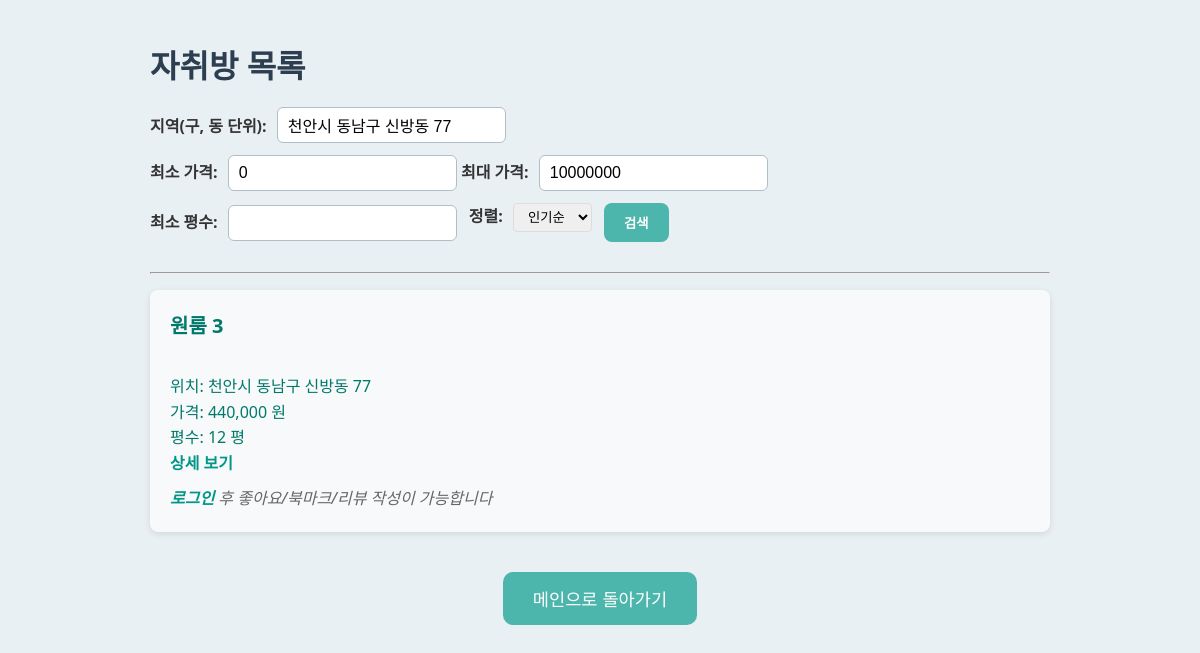
The page /test.php?location=천안시 동남구 신방동 77 on the database its author committed.
### tables this page shows
CREATE TABLE Room (
    room_id INT AUTO_INCREMENT PRIMARY KEY,                      
    user_id INT NOT NULL,                                        
    room_name VARCHAR(100) NOT NULL,                             
    location VARCHAR(255),                                       
    price DECIMAL(10, 2),                                        
    size FLOAT,                                                  
    image_path TEXT,                                             
    created_at DATETIME DEFAULT CURRENT_TIMESTAMP,               
    description TEXT,                                            
    FOREIGN KEY (user_id) REFERENCES User(user_id) ON DELETE CASCADE  
);

### test.php (the view, shortened to what this page needs)
<?php
include 'db.php';
$order = $_GET['order'] ?? 'popular';
$location = $_GET['location'] ?? '';
$min_price = $_GET['min_price'] ?? 0;
$max_price = $_GET['max_price'] ?? 10000000;
$size = $_GET['size'] ?? '';
$sql = "SELECT r.*, COUNT(l.user_id) AS like_count
        FROM Room r
        LEFT JOIN Likes l ON r.room_id = l.room_id
        WHERE r.price BETWEEN ? AND ?";
$params = [$min_price, $max_price];
$types = "ii";
if (!empty($location)) {
    $sql .= " AND r.location LIKE ?";
    $params[] = "%$location%";
    $types .= "s";
}
$sql .= " GROUP BY r.room_id
          ORDER BY " . ($order === 'recent'
              ? "r.created_at DESC"
              : "like_count DESC, r.created_at DESC");
$stmt = $conn->prepare($sql);
$stmt->bind_param($types, ...$params);
$stmt->execute();
$result = $stmt->get_result();
?>
<!DOCTYPE html>
<html lang="ko">
<head>
    <link rel="stylesheet" href="css/room_list.css">
</head>
<body>
<h1>자취방 목록</h1>
<form method="get" action="">
    <div class="form-group">
        <label for="location">지역(구, 동 단위):</label>
        <input type="text" id="location" name="location" value="<?php echo htmlspecialchars($location); ?>">
    </div>
    <div class="form-group">
        <label for="min_price">최소 가격:</label>
        <input type="number" id="min_price" name="min_price" value="<?php echo htmlspecialchars($min_price); ?>">
        <label for="max_price">최대 가격:</label>
        <input type="number" id="max_price" name="max_price" value="<?php echo htmlspecialchars($max_price); ?>">
    </div>
    <div class="form-group">
        <label for="size">최소 평수:</label>
        <input type="number" id="size" name="size" step="1" value="<?php echo htmlspecialchars($size); ?>">
    </div>
    <div class="sort-section">
        <label for="order">정렬:</label>
        <select name="order" id="order">
            <option value="popular" <?= $order === 'popular' ? 'selected' : '' ?>>인기순</option>
        </select>
    </div>
    <button type="submit">검색</button>
</form>
<hr>
<?php if ($result->num_rows > 0): ?>
    <ul style="list-style: none; padding: 0;">
    <?php while ($row = $result->fetch_assoc()): ?>
        <li class="room-item">
            <strong><?php echo htmlspecialchars($row['room_name']); ?></strong>
            <span style="color:#00796b;"❤️ <?= $row['like_count'] ?></span>
            <br>
            위치: <?php echo htmlspecialchars($row['location']); ?><br>
            가격: <?php echo number_format($row['price']); ?> 원<br>
            평수: <?php echo htmlspecialchars($row['size']); ?> 평<br>
            <div class="room-actions">
                <a href="room_detail.php?room_id=<?php echo $row['room_id']; ?>" class="btn-detail">상세 보기</a>
                <?php if (isset($_SESSION['user_id'])): ?>
                    <?php
                    $check_like = $conn->prepare("SELECT 1 FROM Likes WHERE user_id = ? AND room_id = ?");
                    $check_like->bind_param("ii", $_SESSION['user_id'], $row['room_id']);
                    $check_like->execute();
                    $is_liked = $check_like->get_result()->num_rows > 0;
                    $check_like->close();
                    ?>
                    <form method="post" action="like_toggle.php">
                        <input type="hidden" name="csrf_token" value="<?= $_SESSION['csrf_token'] ?>">
                        <input type="hidden" name="room_id" value="<?= $row['room_id'] ?>">
                        <button type="submit" name="action" value="<?= $is_liked ? 'unlike' : 'like' ?>" class="btn-like">
                            <?= $is_liked ? '❤️' : '🤍' ?>
                        </button>
                    </form>
                    <?php
                    $check_bookmark = $conn->prepare("SELECT 1 FROM Bookmark WHERE user_id = ? AND room_id = ?");
                    $check_bookmark->bind_param("ii", $_SESSION['user_id'], $row['room_id']);
                    $check_bookmark->execute();
                    $is_bookmarked = $check_bookmark->get_result()->num_rows > 0;
                    $check_bookmark->close();
                    ?>
                    <form method="post" action="bookmark_toggle.php">
                        <input type="hidden" name="csrf_token" value="<?= $_SESSION['csrf_token'] ?>">
                        <input type="hidden" name="room_id" value="<?= $row['room_id'] ?>">
                        <button type="submit" name="action" value="<?= $is_bookmarked ? 'unbookmark' : 'Bookmark' ?>" class="btn-bookmark">
                            <?= $is_bookmarked ? '북마크 해제' : '북마크' ?>
                        </button>
                    </form>
                    <a href="room_detail.php?room_id=<?= $row['room_id'] ?>#review-form" class="btn-review">리뷰 남기기</a>
                <?php else: ?>
                    <div class="login-notice">
                        <a href="login.php">로그인</a> 후 좋아요/북마크/리뷰 작성이 가능합니다
                    </div>
                <?php endif; ?>
            </div>
        </li>
    <?php endwhile; ?>
    </ul>
<?php else: ?>
    <p>검색 결과가 없습니다.</p>
<?php endif; ?>
<p>
    <a href="main.php">
        <button type="button">메인으로 돌아가기</button>
    </a>
</p>
</body>
</html>

### css/room_list.css (style rules this page uses)
body { font-family: 'Noto Sans KR', 'Segoe UI', Tahoma, Geneva, Verdana, sans-serif; background-color: #e9f0f4; color: #333; padding: 20px; max-width: 900px; margin: 0 auto; }
h1 { font-size: 2rem; margin-bottom: 20px; color: #2c3e50; font-weight: 700; }
form { display: flex; flex-wrap: wrap; gap: 12px; margin-bottom: 30px; align-items: center; }
form label { font-weight: 600; margin-right: 6px; white-space: nowrap; }
form input[type="text"], form input[type="number"] { flex: 1 1 120px; padding: 8px 10px; border: 1.5px solid #b0bec5; border-radius: 6px; font-size: 1rem; transition: border-color 0.3s ease; }
form button { padding: 10px 20px; background-color: #4db6ac; color: white; font-weight: 600; border: none; border-radius: 8px; cursor: pointer; transition: background-color 0.3s ease; flex-shrink: 0; }
ul { list-style: none; padding-left: 0; }
ul li { background-color: #f8f9fa; border-radius: 8px; padding: 20px; margin-bottom: 16px; box-shadow: 0 2px 6px rgb(0 0 0 / 0.1); position: relative; line-height: 1.6; }
ul li strong { font-size: 1.25rem; color: #00796b; display: block; margin-bottom: 6px; }
a { color: #009688; text-decoration: none; font-weight: 600; transition: color 0.3s ease; }
p { margin-top: 40px; text-align: center; }
p button { padding: 14px 30px; font-size: 1.1rem; background-color: #4db6ac; border: none; border-radius: 10px; color: white; cursor: pointer; transition: background-color 0.3s ease; }
.login-notice { color: #666; font-style: italic; margin-top: 10px; }
.sort-section { margin-bottom: 10px; }
.sort-section select { padding: 5px 10px; border-radius: 4px; border: 1px solid #ddd; }

### rows shown on the page
room: room_name "원룸 3", location "천안시 동남구 신방동 77", price "440,000", size "12"
